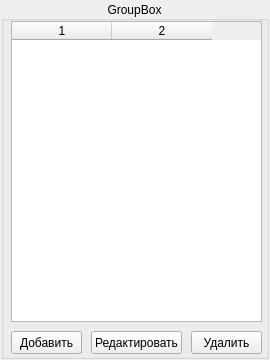
<?xml version="1.0" encoding="UTF-8"?>
<ui version="4.0">
 <class>logicTableWidget</class>
 <widget class="QWidget" name="logicTableWidget">
  <property name="geometry">
   <rect>
    <x>0</x>
    <y>0</y>
    <width>270</width>
    <height>360</height>
   </rect>
  </property>
  <property name="windowTitle">
   <string>Form</string>
  </property>
  <widget class="QGroupBox" name="groupBox">
   <property name="geometry">
    <rect>
     <x>1</x>
     <y>1</y>
     <width>268</width>
     <height>358</height>
    </rect>
   </property>
   <property name="title">
    <string>GroupBox</string>
   </property>
   <property name="alignment">
    <set>Qt::AlignCenter</set>
   </property>
   <widget class="QPushButton" name="addButton">
    <property name="geometry">
     <rect>
      <x>10</x>
      <y>330</y>
      <width>71</width>
      <height>23</height>
     </rect>
    </property>
    <property name="text">
     <string>Добавить</string>
    </property>
   </widget>
   <widget class="QPushButton" name="editButton">
    <property name="geometry">
     <rect>
      <x>90</x>
      <y>330</y>
      <width>91</width>
      <height>23</height>
     </rect>
    </property>
    <property name="text">
     <string>Редактировать</string>
    </property>
   </widget>
   <widget class="QPushButton" name="deleteButton">
    <property name="geometry">
     <rect>
      <x>190</x>
      <y>330</y>
      <width>71</width>
      <height>23</height>
     </rect>
    </property>
    <property name="text">
     <string>Удалить</string>
    </property>
   </widget>
   <widget class="QTableWidget" name="tableWidget">
    <property name="geometry">
     <rect>
      <x>10</x>
      <y>20</y>
      <width>251</width>
      <height>301</height>
     </rect>
    </property>
    <property name="columnCount">
     <number>2</number>
    </property>
    <column/>
    <column/>
   </widget>
  </widget>
 </widget>
 <resources/>
 <connections/>
</ui>
